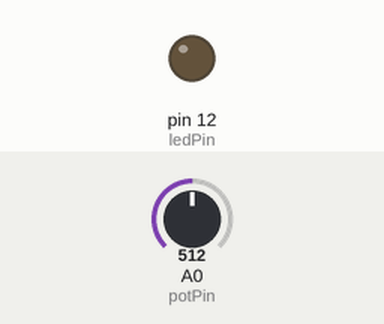
Recording of a sketch running on a simulated Arduino Uno, built with avr-gcc and run on an emulated ATmega328P. Shown: output pins drawn as LEDs (lit = HIGH). Inputs (shaded band) come from the test bench; at power-on: A0 (potPin) = 512.

Above: at 1.3 s.
1.4 s: A0 (potPin) set to 987
2.9 s: A0 (potPin) set to 1013
At 3.8 s:
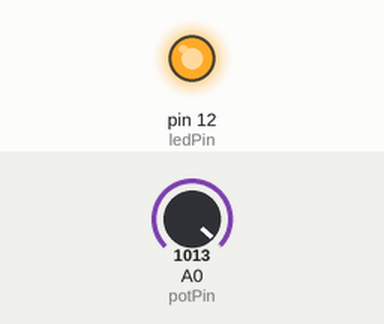
4.5 s: A0 (potPin) set to 990
At 5.3 s:
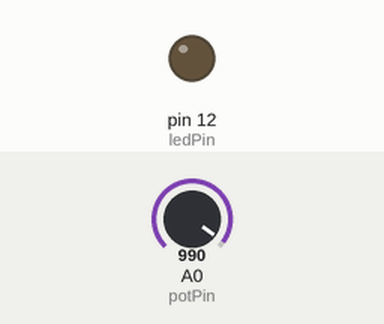
6.5 s: A0 (potPin) set to 1010
At 7.7 s:
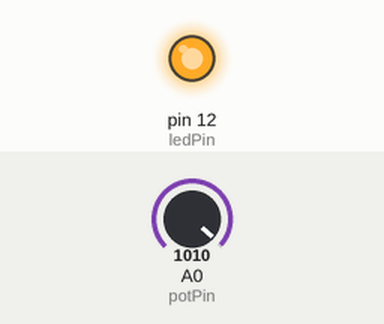
Timing chart, 0 to 9.0 s (numbered marks = the images above; inputs shaded):
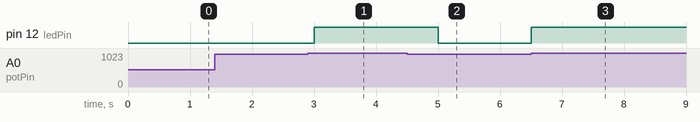

Measured:
- the behaviour switches between 1000 and 1001 on A0 (potPin) (found by bisection; images 0 and 1)
- after the input at 1.4 s, every drawn part: stays the same
- after the input at 2.9 s, pin 12 (ledPin): LOW → HIGH after 0.10 s
- after the input at 4.5 s, pin 12 (ledPin): HIGH → LOW after 0.50 s
- after the input at 6.5 s, pin 12 (ledPin): LOW → HIGH at once

The sketch:

Potentiometer_Control_While_Loop.ino
```cpp
int potPin = A0;
int ledPin = 12;
int waitTime = 500;
float potValue;

void setup() {
  // put your setup code here, to run once:
pinMode(potPin, INPUT);
pinMode(ledPin, OUTPUT);
Serial.begin(9600);
}

void loop() {
  // put your main code here, to run repeatedly:
potValue = analogRead(potPin);
while(potValue>1000){
  digitalWrite(ledPin,HIGH);
  potValue = analogRead(potPin);
  delay(waitTime);
}
digitalWrite(ledPin,LOW);
delay(waitTime);
}
```
